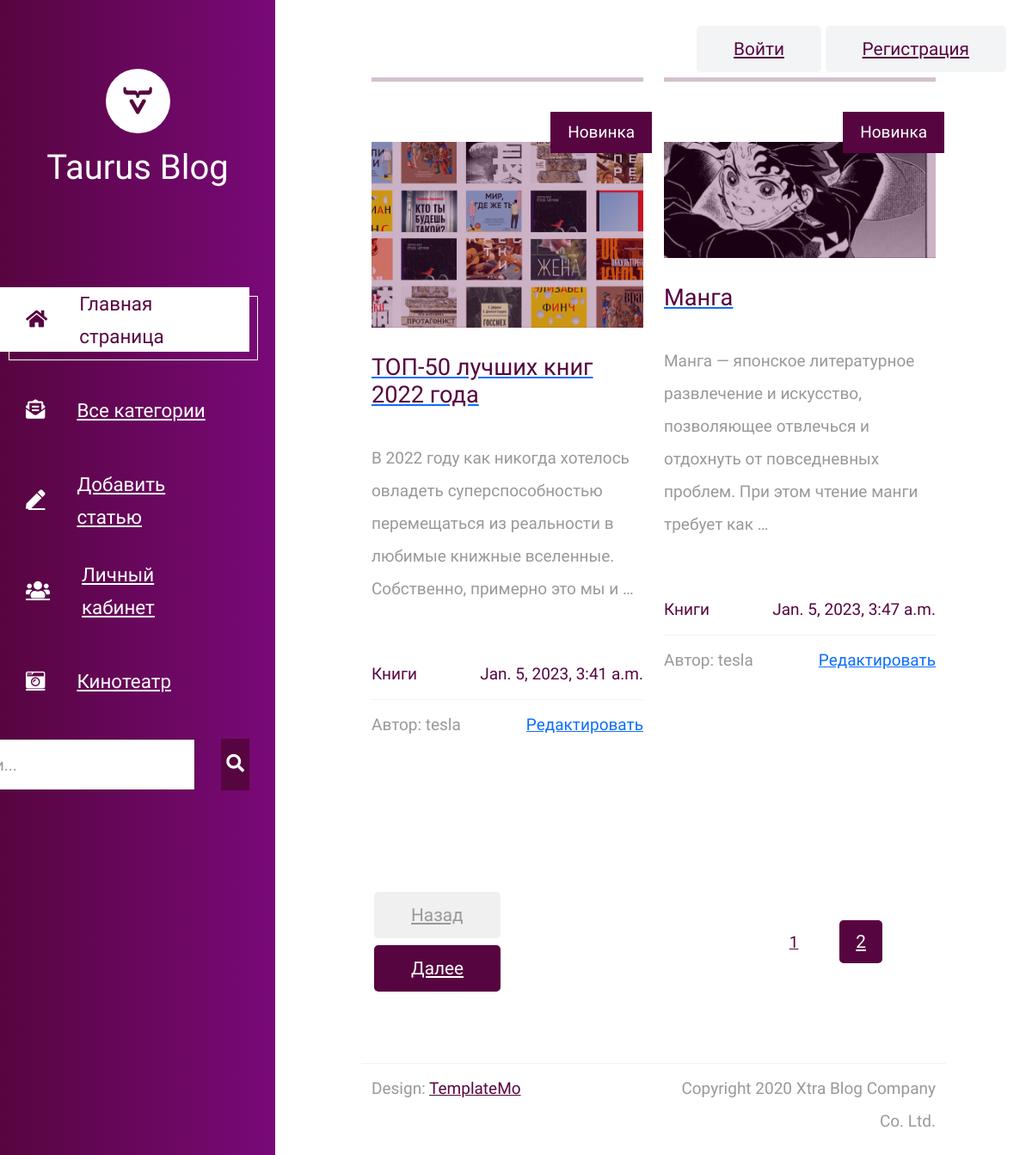
The page / on the database its author committed.
### blog/models.py (models this page shows, shortened)
class Post(models.Model):
    title = models.CharField(_('Название'), max_length=255,)
    slug = models.SlugField(_('URL-кодировка'))
    content = models.TextField(_('Содержание'), max_length=5000)
    photo = models.ImageField(_('Фото'), upload_to=get_image_url, null=True)
    user = models.ForeignKey(User, on_delete=models.PROTECT, default=User)
    category = models.ForeignKey('Category', on_delete=models.PROTECT)
    time_create = models.DateTimeField(_('date_published'), auto_now_add=True)
    time_update = models.DateTimeField(_('date_update'), auto_now=True)
    is_published = models.BooleanField(_('Статус публикации'),default=True,)
    def get_absolute_url(self):
        return reverse('PostDetail', kwargs={'post_slug': self.slug})

class Category(models.Model):
    name = models.CharField(_('Название категории'), max_length=255)
    def __str__(self):
        return self.name
    def get_absolute_url(self):
        return reverse('PostListCategory', kwargs={'cat_id': self.id})

### blog/views.py (the view)
# urls.py: path('', PostView.as_view(), name='PostList'),
class PostView(ListView):
    paginate_by = 2
    model = Post
    template_name = 'blog/PostList.html'
    def get_context_data(self, *, object_list=None, **kwargs):
        context = super().get_context_data(**kwargs)
        context['category'] = Category.objects.all()
        return context

### blog/templates/blog/PostList.html (shortened to what this page needs)
{% extends 'blog/Base.html' %}
{% block content %}
    {% for post in post_list %}
        <article class="col-12 col-md-6 tm-post">
            <hr class="tm-hr-primary">
            <a href="{{ post.get_absolute_url }}" class="effect-lily tm-post-link tm-pt-60">
                <div class="tm-post-link-inner">
                    <img src="{{ post.photo.url }}" alt="Image" class="img-fluid">
                </div>
                <span class="position-absolute tm-new-badge">Новинка</span>
                <h2 class="tm-pt-30 tm-color-primary tm-post-title">{{ post.title }}</h2>
            </a>
            <p class="tm-pt-30">
                {{ post.content|truncatewords:20 }}
            </p>
            <div class="d-flex justify-content-between tm-pt-45">
                <span class="tm-color-primary">{{ post.category }}</span>
                <span class="tm-color-primary">{{ post.time_create }}</span>
            </div>
            <hr>
            <div class="d-flex justify-content-between">
                <span>Автор: {{ post.user.username }}</span> <span><a href="{% url 'PostEdit' post_slug=post.slug %}">Редактировать</a></span>
            </div>
        </article>
    {% endfor %}
{% endblock %}

### blog/static/blog/css/templatemo-xtra-blog.css (style rules this page uses)
html { overflow-x: hidden; }
body { margin: 0; padding: 0; font-family: 'Source Sans Pro', sans-serif; font-size: 19px; line-height: 2em; overflow-x: hidden; }
p, span { color: #999; }
hr { border-top-color: #CCC; margin-top: 10px; margin-bottom: 10px; }
.tm-post { max-width: 470px; }
.tm-post-link { display: block; position: relative; cursor: pointer; }
.tm-post-link-inner { overflow: hidden; background: #570540; }
.tm-post-link img { position: relative; display: block; min-height: 100%; max-width: 100%; opacity: 0.8; }
.effect-lily img { max-width: none; width: -webkit-calc(100% + 50px); width: calc(100% + 50px); opacity: 0.7; -webkit-transition: opacity 0.35s, -webkit-transform 0.35s; transition: opacity 0.35s, transform 0.35s; -webkit-transform: translate3d(-40px,0, 0); transform: translate3d(-40px,0,0); }
.tm-post { margin-bottom: 75px; }
.tm-new-badge { top: 25px; right: -10px; background-color: #570540; color: white; padding: 5px 20px; }
.tm-post-title { font-size: 1.7rem; transition: all 0.3s ease; }
hr.tm-hr-primary { border-top: 5px solid #570540; }
.tm-pt-30 { padding-top: 30px; }
.tm-pt-45 { padding-top: 45px; }
.tm-pt-60 { padding-top: 60px; }
.tm-color-primary, span.tm-color-primary { color: #570540; }

### rows shown on the page
Post: photo (picture), title "ТОП-50 лучших книг 2022 года", content "В 2022 году как никогда хотелось овладеть суперспособностью перемещаться из реальности в любимые книжные вселенные. Собственно, примерно это мы и …", category "Книги", time_create "Jan. 5, 2023, 3:41 a.m.", user.username "tesla"
Post: photo (picture), title "Манга", content "Манга — японское литературное развлечение и искусство, позволяющее отвлечься и отдохнуть от повседневных проблем. При этом чтение манги требует как …", category "Книги", time_create "Jan. 5, 2023, 3:47 a.m.", user.username "tesla"

### other values the page prints
{{ p }} "1"
{{ p }} "2"
